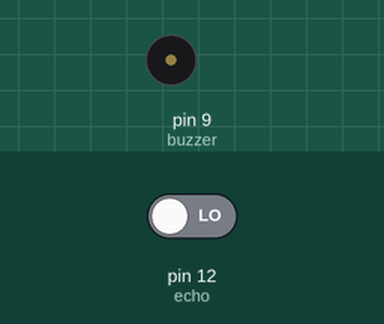
Bench run of a sketch on a simulated Arduino Uno, built with avr-gcc and run on an emulated ATmega328P. Shown: buzzer (waves = sounding). The inputs (shaded band) are chosen by the test bench; at power-on: pin 12 (echo) LOW. What the sketch prints to the serial monitor is not drawn.

Above: at 0.5 s.
Timing chart, 0 to 4.8 s (numbered marks = the images above):
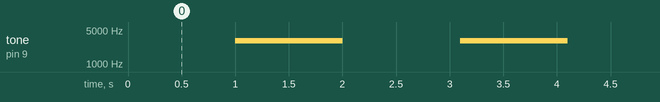

The sketch:

Alarm-sketch.ino
```cpp
#define buzzer 9 //buzzer pin
#define led 8    //led pin
#define trig 13  //trigger pin
#define echo 12  //echo pin
void setup() {
    pinMode(trig, OUTPUT);
    pinMode(echo, INPUT);
    Serial.begin(9600);
}
void loop() {
    digitalWrite(trig, LOW);
    digitalWrite(trig, HIGH);
    unsigned long time = pulseIn(echo, HIGH);
    float cm =0.03438 * time / 2;                   //it calculates the distance thanks to the duration of the signal
    Serial.print("Cm = " + String(cm) + "cm\n");
    if(cm<40){                                      //the buzzer rings and the led blinksif the distance is <40 centimeters
      digitalWrite(led, HIGH);
      tone(buzzer, 3000, 1000);
      delay(1000);
      digitalWrite(led, LOW);
    }
    delay(100);
}
```

Measured:
- by itself, tone on pin 9 (buzzer): alternates 3000 Hz for 1.0 s and silent for 1.1 s
